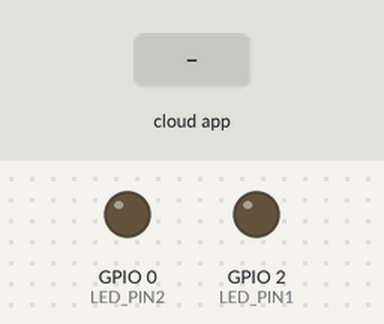
Recording of a sketch running on a simulated ESP8266 (NodeMCU). Shown: output pins drawn as LEDs (lit = HIGH). The test bench sets the inputs (shaded band). WiFi joins after 1.5 s; servers stay silent unless stated; what the sketch prints to the serial monitor is not drawn.

Above: at 2.7 s.
2.8 s: the phone or cloud app sets OneLuz to 0
At 3.6 s:
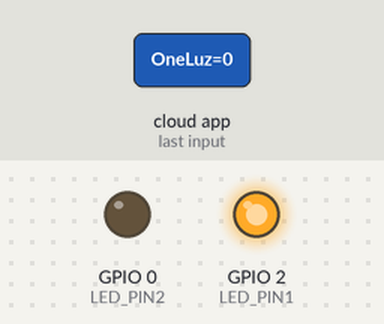
4.3 s: the phone or cloud app sets TwoLuz to 0
At 5.5 s:
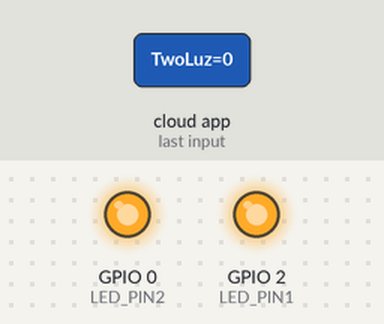
5.8 s: the phone or cloud app sets OneLuz to 64
At 6.2 s:
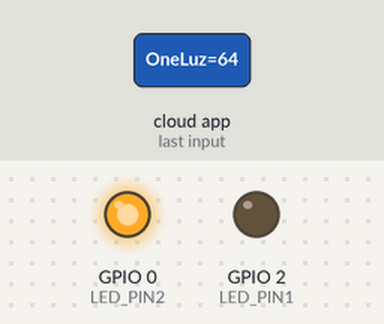
7.3 s: the phone or cloud app sets TwoLuz to 64
At 8.1 s:
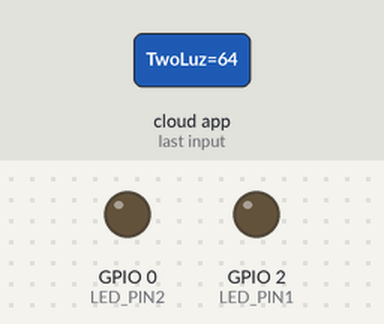
Timing chart, 0 to 9.8 s (numbered marks = the images above; inputs shaded):
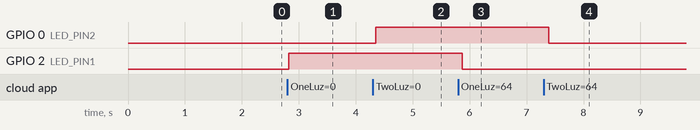

Measured:
- after the input at 2.8 s, GPIO 2 (LED_PIN1): LOW → HIGH at once
- after the input at 4.3 s, GPIO 0 (LED_PIN2): LOW → HIGH after 0.05 s
- after the input at 5.8 s, GPIO 2 (LED_PIN1): HIGH → LOW after 0.07 s
- after the input at 7.3 s, GPIO 0 (LED_PIN2): HIGH → LOW after 0.09 s

The sketch:

L_mpada-TCC_SENAI.ino
```cpp
/*** Configuration ****/

// chamando as bibliotecas
#include "config.h"
#ifdef ARDUINO_ARCH_ESP32
#include <WiFi.h>
#else
#include <ESP8266WiFi.h>
#endif
#include <Espalexa.h>

/*** Example Starts Here ****/

// pino 2 é lâmpada 1 e pino 0 lâmpada 2
#define LED_PIN1 2
#define LED_PIN2 0
// setando a váriavel do feed do adafruit
AdafruitIO_Feed *digital1 = io.feed("lampada1");
AdafruitIO_Feed *digital2 = io.feed("lampada2");
boolean connectWifi();

//callback functions
void Funcion_pino1(uint8_t brightness);
void Funcion_pino2(uint8_t brightness);

// Change this!!
const char* ssid = "teste";
const char* password = "11223344";

boolean wifiConnected = false;

Espalexa espalexa;


void setup() {

  pinMode(LED_PIN1, OUTPUT);
  pinMode(LED_PIN2, OUTPUT);
  // start the serial connection
  Serial.begin(115200);

  // wait for serial monitor to open
  while(! Serial);

  // connect to io.adafruit.com
  Serial.print("Connecting to Adafruit IO");
  io.connect();

  // wait for a connection
  while(io.status() < AIO_CONNECTED) {
    Serial.print(".");
    delay(500);
  }
    wifiConnected = connectWifi();

  if(wifiConnected){

    // Define your devices here.
    espalexa.addDevice("OneLuz", Funcion_pino1); //simplest definition, default state off
    espalexa.addDevice("TwoLuz", Funcion_pino2); //simplest definition, default state off
    espalexa.begin();

  } else
  {
    while (1) {
      Serial.println("Cannot connect to WiFi. Please check data and reset the ESP.");
      delay(2500);
    }
  }

  // we are connected
  Serial.println();
  Serial.println(io.statusText());
  //faz o get com os dados do adafruit
  digital1->get();
  digital2->get();
}

void loop() {

  // io.run(); is required for all sketches.
  // it should always be present at the top of your loop
  // function. it keeps the client connected to
  // io.adafruit.com, and processes any incoming data.
  io.run();
  espalexa.loop();
  delay(1);

}
boolean connectWifi(){
  boolean state = true;
  int i = 0;

  WiFi.mode(WIFI_STA);
  WiFi.begin(ssid, password);
  Serial.println("");
  Serial.println("Connecting to WiFi");

  // Wait for connection
  Serial.print("Connecting...");
  while (WiFi.status() != WL_CONNECTED) {
    delay(500);
    Serial.print(".");
    if (i > 20){
      state = false; break;
    }
    i++;
  }
  Serial.println("");
  if (state){
    Serial.print("Connected to ");
    Serial.println(ssid);
    Serial.print("IP address: ");
    Serial.println(WiFi.localIP());
  }
  else {
    Serial.println("Connection failed.");
  }
  return state;
}

// this function is called whenever an 'digital' feed message
// is received from Adafruit IO. it was attached to
// the 'digital' feed in the setup() function above.

// void do botão do adafruit
void handleMessage1(AdafruitIO_Data *data) {
  digitalWrite(LED_PIN1, data->toPinLevel());
}
void handleMessage2(AdafruitIO_Data *data) {
  digitalWrite(LED_PIN2, data->toPinLevel());
}
void Funcion_pino1(uint8_t brightness){
  if(brightness){
    digitalWrite(LED_PIN1,LOW);
  } else {
    digitalWrite(LED_PIN1,HIGH);
  }
}
//void da alexa
void Funcion_pino2(uint8_t brightness){
  if(brightness){
    digitalWrite(LED_PIN2,LOW);
  } else {
    digitalWrite(LED_PIN2,HIGH);
  }
}
```

config.h
```cpp
/************************ Adafruit IO Config *******************************/

#define IO_USERNAME "name"
#define IO_KEY "chave"


#define WIFI_SSID ""
#define WIFI_PASS ""


// comment out the following lines if you are using fona or ethernet
#include "AdafruitIO_WiFi.h"

#if defined(USE_AIRLIFT) || defined(ADAFRUIT_METRO_M4_AIRLIFT_LITE) ||         \
    defined(ADAFRUIT_PYPORTAL)
// Configure the pins used for the ESP32 connection
#if !defined(SPIWIFI_SS) // if the wifi definition isnt in the board variant
// Don't change the names of these #define's! they match the variant ones
#define SPIWIFI SPI
#define SPIWIFI_SS 10 // Chip select pin
#define NINA_ACK 9    // a.k.a BUSY or READY pin
#define NINA_RESETN 6 // Reset pin
#define NINA_GPIO0 -1 // Not connected
#endif
AdafruitIO_WiFi io(IO_USERNAME, IO_KEY, WIFI_SSID, WIFI_PASS, SPIWIFI_SS,
                   NINA_ACK, NINA_RESETN, NINA_GPIO0, &SPIWIFI);
#else
AdafruitIO_WiFi io(IO_USERNAME, IO_KEY, WIFI_SSID, WIFI_PASS);
#endif
```
